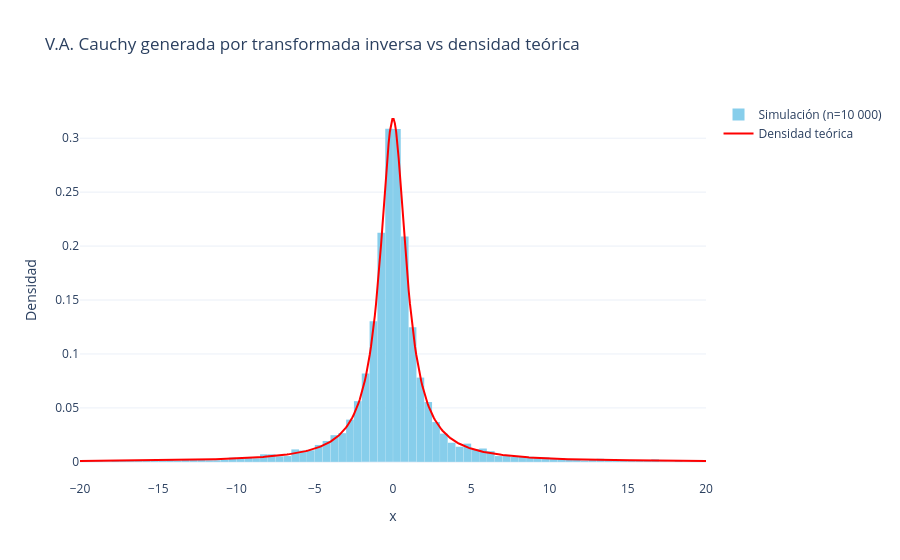

Notebook code cell kept with this figure:
### Code cell
# ---- Generación de v.a. Cauchy por transformada inversa ----
np.random.seed(42)

n = 10_000
U = np.random.uniform(0, 1, n)   # U ~ Unif[0,1]
X = np.tan(np.pi * (U - 0.5))    # X = F_X^{-1}(U) ~ Cauchy(1)

# Filtramos colas extremas para visualizar mejor el histograma
X_clip = X[(X > -20) & (X < 20)]

# Densidad teórica
x_vals = np.linspace(-20, 20, 500)
y_vals = 1 / (np.pi * (1 + x_vals**2))

fig2 = go.Figure()

fig2.add_trace(go.Histogram(
    x=X_clip,
    nbinsx=100,
    histnorm='probability density',
    marker_color='skyblue',
    name='Simulación (n=10 000)'
))

fig2.add_trace(go.Scatter(
    x=x_vals, y=y_vals,
    mode='lines',
    name='Densidad teórica',
    line=dict(color='red', width=2)
))

fig2.update_layout(
    title='V.A. Cauchy generada por transformada inversa vs densidad teórica',
    xaxis_title='x',
    yaxis_title='Densidad',
    template='plotly_white',
    bargap=0.02
)
fig2.show()

print(f'Valores generados: {n}')
print(f'Mediana muestral : {np.median(X):.4f}  (teórica: 0)')
print(f'Cuartil 25%      : {np.percentile(X, 25):.4f}  (teórico: -1)')
print(f'Cuartil 75%      : {np.percentile(X, 75):.4f}  (teórico:  1)')

### Figure 1 — Plotly figure (JSON) as saved in the notebook; plotly's stock layout.template omitted (floating-point values rounded to 4 significant figures; data arrays with more than 128 entries replaced by an {"elided": "..."} marker saying what was removed)
{"data": [{"histnorm": "probability density", "marker": {"color": "skyblue"}, "name": "Simulación (n=10 000)", "nbinsx": 100, "type": "histogram", "x": {"elided": "9705 float values"}}, {"line": {"color": "red", "width": 2}, "mode": "lines", "name": "Densidad teórica", "type": "scatter", "x": {"elided": "500 float values"}, "y": {"elided": "500 float values"}}], "layout": {"bargap": 0.02, "title": {"text": "V.A. Cauchy generada por transformada inversa vs densidad teórica"}, "xaxis": {"title": {"text": "x"}}, "yaxis": {"title": {"text": "Densidad"}}}}
